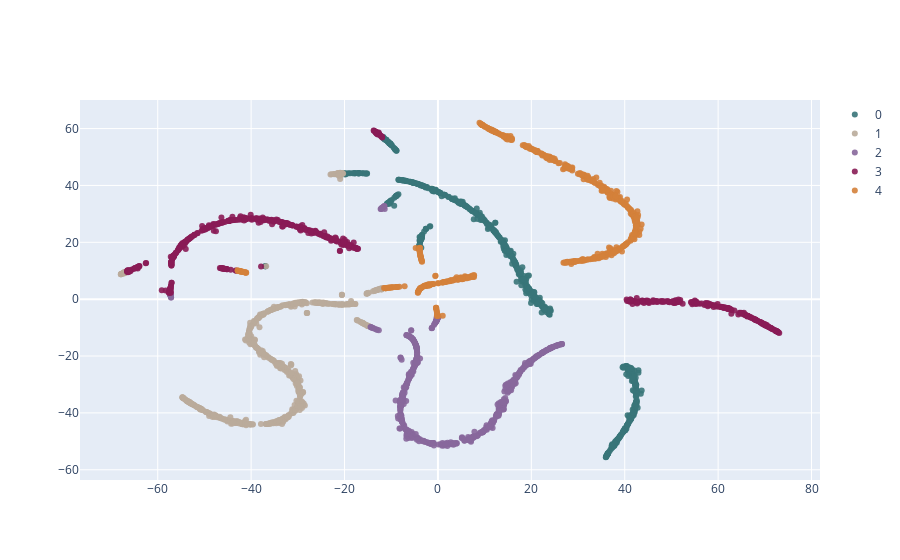

This figure's notebook cell:
### Code cell
lda.visualize_tf_idf(n_components=2, perplexity=30, early_exaggeration=12.0, learning_rate=100.0, 
                     verbose=1, random_state=0, angle=.5, init='random', filename='topics.pdf', coloring='topics')

### Figure 1 — Plotly figure (JSON) as saved in the notebook; plotly's stock layout.template omitted (floating-point values rounded to 4 significant figures; data arrays with more than 128 entries replaced by an {"elided": "..."} marker saying what was removed)
{"data": [{"marker": {"color": "rgba(57,117,121,.9)"}, "mode": "markers", "name": "0", "type": "scatter", "x": {"elided": "659 float values"}, "y": {"elided": "659 float values"}}, {"marker": {"color": "rgba(186,171,155,.9)"}, "mode": "markers", "name": "1", "type": "scatter", "x": {"elided": "583 float values"}, "y": {"elided": "583 float values"}}, {"marker": {"color": "rgba(136,104,156,.9)"}, "mode": "markers", "name": "2", "type": "scatter", "x": {"elided": "556 float values"}, "y": {"elided": "556 float values"}}, {"marker": {"color": "rgba(137,28,86,.9)"}, "mode": "markers", "name": "3", "type": "scatter", "x": {"elided": "602 float values"}, "y": {"elided": "602 float values"}}, {"marker": {"color": "rgba(212,129,59,.9)"}, "mode": "markers", "name": "4", "type": "scatter", "x": {"elided": "566 float values"}, "y": {"elided": "566 float values"}}], "layout": {}}
